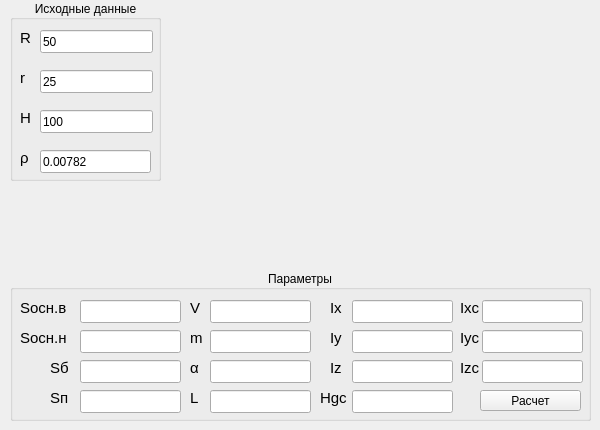
    <widget class="QWidget" name="tabCone">
     <attribute name="title">
      <string>Конус</string>
     </attribute>
     <widget class="QGroupBox" name="groupBox_8">
      <property name="geometry">
       <rect>
        <x>10</x>
        <y>0</y>
        <width>151</width>
        <height>181</height>
       </rect>
      </property>
      <property name="title">
       <string>Исходные данные</string>
      </property>
      <property name="alignment">
       <set>Qt::AlignCenter</set>
      </property>
      <widget class="QLineEdit" name="lineEditConeR">
       <property name="geometry">
        <rect>
         <x>30</x>
         <y>30</y>
         <width>113</width>
         <height>23</height>
        </rect>
       </property>
       <property name="text">
        <string>50</string>
       </property>
      </widget>
      <widget class="QLineEdit" name="lineEditConeH">
       <property name="geometry">
        <rect>
         <x>30</x>
         <y>110</y>
         <width>113</width>
         <height>23</height>
        </rect>
       </property>
       <property name="text">
        <string>100</string>
       </property>
      </widget>
      <widget class="QLabel" name="label_2">
       <property name="geometry">
        <rect>
         <x>10</x>
         <y>30</y>
         <width>21</width>
         <height>16</height>
        </rect>
       </property>
       <property name="font">
        <font>
         <pointsize>11</pointsize>
        </font>
       </property>
       <property name="text">
        <string>R</string>
       </property>
      </widget>
      <widget class="QLabel" name="label_3">
       <property name="geometry">
        <rect>
         <x>10</x>
         <y>110</y>
         <width>21</width>
         <height>16</height>
        </rect>
       </property>
       <property name="font">
        <font>
         <pointsize>11</pointsize>
        </font>
       </property>
       <property name="text">
        <string>H</string>
       </property>
      </widget>
      <widget class="QLabel" name="label_133">
       <property name="geometry">
        <rect>
         <x>10</x>
         <y>70</y>
         <width>21</width>
         <height>16</height>
        </rect>
       </property>
       <property name="font">
        <font>
         <pointsize>11</pointsize>
        </font>
       </property>
       <property name="text">
        <string>r</string>
       </property>
      </widget>
      <widget class="QLineEdit" name="lineEditCone_r">
       <property name="geometry">
        <rect>
         <x>30</x>
         <y>70</y>
         <width>113</width>
         <height>23</height>
        </rect>
       </property>
       <property name="text">
        <string>25</string>
       </property>
      </widget>
      <widget class="QLineEdit" name="lineEditConeDensity">
       <property name="geometry">
        <rect>
         <x>30</x>
         <y>150</y>
         <width>111</width>
         <height>23</height>
        </rect>
       </property>
       <property name="text">
        <string>0.00782</string>
       </property>
      </widget>
      <widget class="QLabel" name="label_166">
       <property name="geometry">
        <rect>
         <x>10</x>
         <y>150</y>
         <width>16</width>
         <height>16</height>
        </rect>
       </property>
       <property name="font">
        <font>
         <pointsize>11</pointsize>
        </font>
       </property>
       <property name="text">
        <string>ρ</string>
       </property>
      </widget>
     </widget>
     <widget class="QGroupBox" name="groupBox_17">
      <property name="geometry">
       <rect>
        <x>10</x>
        <y>270</y>
        <width>581</width>
        <height>151</height>
       </rect>
      </property>
      <property name="title">
       <string>Параметры</string>
      </property>
      <property name="alignment">
       <set>Qt::AlignCenter</set>
      </property>
      <widget class="QLineEdit" name="lineEditConeAlpha">
       <property name="geometry">
        <rect>
         <x>200</x>
         <y>90</y>
         <width>101</width>
         <height>23</height>
        </rect>
       </property>
       <property name="readOnly">
        <bool>true</bool>
       </property>
      </widget>
      <widget class="QLineEdit" name="lineEditConeSTopBase">
       <property name="geometry">
        <rect>
         <x>70</x>
         <y>30</y>
         <width>101</width>
         <height>23</height>
        </rect>
       </property>
       <property name="readOnly">
        <bool>true</bool>
       </property>
      </widget>
      <widget class="QLabel" name="label_6">
       <property name="geometry">
        <rect>
         <x>180</x>
         <y>90</y>
         <width>16</width>
         <height>16</height>
        </rect>
       </property>
       <property name="font">
        <font>
         <pointsize>11</pointsize>
        </font>
       </property>
       <property name="text">
        <string>α</string>
       </property>
      </widget>
      <widget class="QLabel" name="label_4">
       <property name="geometry">
        <rect>
         <x>10</x>
         <y>30</y>
         <width>51</width>
         <height>16</height>
        </rect>
       </property>
       <property name="font">
        <font>
         <pointsize>11</pointsize>
        </font>
       </property>
       <property name="text">
        <string>Sосн.в</string>
       </property>
      </widget>
      <widget class="QLineEdit" name="lineEditConeSConical">
       <property name="geometry">
        <rect>
         <x>70</x>
         <y>90</y>
         <width>101</width>
         <height>23</height>
        </rect>
       </property>
       <property name="readOnly">
        <bool>true</bool>
       </property>
      </widget>
      <widget class="QLabel" name="label_167">
       <property name="geometry">
        <rect>
         <x>40</x>
         <y>90</y>
         <width>21</width>
         <height>16</height>
        </rect>
       </property>
       <property name="font">
        <font>
         <pointsize>11</pointsize>
        </font>
       </property>
       <property name="text">
        <string>Sб</string>
       </property>
      </widget>
      <widget class="QLabel" name="label_168">
       <property name="geometry">
        <rect>
         <x>40</x>
         <y>120</y>
         <width>21</width>
         <height>16</height>
        </rect>
       </property>
       <property name="font">
        <font>
         <pointsize>11</pointsize>
        </font>
       </property>
       <property name="text">
        <string>Sп</string>
       </property>
      </widget>
      <widget class="QLineEdit" name="lineEditConeSFull">
       <property name="geometry">
        <rect>
         <x>70</x>
         <y>120</y>
         <width>101</width>
         <height>23</height>
        </rect>
       </property>
       <property name="readOnly">
        <bool>true</bool>
       </property>
      </widget>
      <widget class="QLineEdit" name="lineEditConeGeneratorLenth">
       <property name="geometry">
        <rect>
         <x>200</x>
         <y>120</y>
         <width>101</width>
         <height>23</height>
        </rect>
       </property>
       <property name="text">
        <string/>
       </property>
       <property name="readOnly">
        <bool>true</bool>
       </property>
      </widget>
      <widget class="QLabel" name="label_169">
       <property name="geometry">
        <rect>
         <x>180</x>
         <y>120</y>
         <width>16</width>
         <height>16</height>
        </rect>
       </property>
       <property name="font">
        <font>
         <pointsize>11</pointsize>
        </font>
       </property>
       <property name="text">
        <string>L</string>
       </property>
      </widget>
      <widget class="QLabel" name="label_170">
       <property name="geometry">
        <rect>
         <x>10</x>
         <y>60</y>
         <width>51</width>
         <height>16</height>
        </rect>
       </property>
       <property name="font">
        <font>
         <pointsize>11</pointsize>
        </font>
       </property>
       <property name="text">
        <string>Sосн.н</string>
       </property>
      </widget>
      <widget class="QLineEdit" name="lineEditConeSBottomBase">
       <property name="geometry">
        <rect>
         <x>70</x>
         <y>60</y>
         <width>101</width>
         <height>23</height>
        </rect>
       </property>
       <property name="readOnly">
        <bool>true</bool>
       </property>
      </widget>
      <widget class="QLabel" name="label_67">
       <property name="geometry">
        <rect>
         <x>180</x>
         <y>60</y>
         <width>16</width>
         <height>16</height>
        </rect>
       </property>
       <property name="font">
        <font>
         <pointsize>11</pointsize>
        </font>
       </property>
       <property name="text">
        <string>m</string>
       </property>
      </widget>
      <widget class="QLineEdit" name="lineEditConeV">
       <property name="geometry">
        <rect>
         <x>200</x>
         <y>30</y>
         <width>101</width>
         <height>23</height>
        </rect>
       </property>
       <property name="readOnly">
        <bool>true</bool>
       </property>
      </widget>
      <widget class="QLineEdit" name="lineEditConeMass">
       <property name="geometry">
        <rect>
         <x>200</x>
         <y>60</y>
         <width>101</width>
         <height>23</height>
        </rect>
       </property>
       <property name="readOnly">
        <bool>true</bool>
       </property>
      </widget>
      <widget class="QLabel" name="label_5">
       <property name="geometry">
        <rect>
         <x>180</x>
         <y>30</y>
         <width>16</width>
         <height>16</height>
        </rect>
       </property>
       <property name="font">
        <font>
         <pointsize>11</pointsize>
        </font>
       </property>
       <property name="text">
        <string>V</string>
       </property>
      </widget>
      <widget class="QLineEdit" name="lineEditConeIx">
       <property name="geometry">
        <rect>
         <x>342</x>
         <y>30</y>
         <width>101</width>
         <height>23</height>
        </rect>
       </property>
       <property name="readOnly">
        <bool>true</bool>
       </property>
      </widget>
      <widget class="QLabel" name="label_68">
       <property name="geometry">
        <rect>
         <x>320</x>
         <y>30</y>
         <width>16</width>
         <height>16</height>
        </rect>
       </property>
       <property name="font">
        <font>
         <pointsize>11</pointsize>
        </font>
       </property>
       <property name="text">
        <string>Ix</string>
       </property>
      </widget>
      <widget class="QLabel" name="label_85">
       <property name="geometry">
        <rect>
         <x>320</x>
         <y>90</y>
         <width>16</width>
         <height>16</height>
        </rect>
       </property>
       <property name="font">
        <font>
         <pointsize>11</pointsize>
        </font>
       </property>
       <property name="text">
        <string>Iz</string>
       </property>
      </widget>
      <widget class="QLineEdit" name="lineEditConeIz">
       <property name="geometry">
        <rect>
         <x>342</x>
         <y>90</y>
         <width>101</width>
         <height>23</height>
        </rect>
       </property>
       <property name="readOnly">
        <bool>true</bool>
       </property>
      </widget>
      <widget class="QLineEdit" name="lineEditConeIy">
       <property name="geometry">
        <rect>
         <x>342</x>
         <y>60</y>
         <width>101</width>
         <height>23</height>
        </rect>
       </property>
       <property name="readOnly">
        <bool>true</bool>
       </property>
      </widget>
      <widget class="QLabel" name="label_73">
       <property name="geometry">
        <rect>
         <x>320</x>
         <y>60</y>
         <width>16</width>
         <height>16</height>
        </rect>
       </property>
       <property name="font">
        <font>
         <pointsize>11</pointsize>
        </font>
       </property>
       <property name="text">
        <string>Iy</string>
       </property>
      </widget>
      <widget class="QLabel" name="label_241">
       <property name="geometry">
        <rect>
         <x>310</x>
         <y>120</y>
         <width>31</width>
         <height>16</height>
        </rect>
       </property>
       <property name="font">
        <font>
         <pointsize>11</pointsize>
        </font>
       </property>
       <property name="text">
        <string>Hgc</string>
       </property>
      </widget>
      <widget class="QLineEdit" name="lineEditConeHgc">
       <property name="geometry">
        <rect>
         <x>342</x>
         <y>120</y>
         <width>101</width>
         <height>23</height>
        </rect>
       </property>
       <property name="readOnly">
        <bool>true</bool>
       </property>
      </widget>
      <widget class="QLineEdit" name="lineEditConeIxgc">
       <property name="geometry">
        <rect>
         <x>472</x>
         <y>30</y>
         <width>101</width>
         <height>23</height>
        </rect>
       </property>
       <property name="readOnly">
        <bool>true</bool>
       </property>
      </widget>
      <widget class="QLineEdit" name="lineEditConeIygc">
       <property name="geometry">
        <rect>
         <x>472</x>
         <y>60</y>
         <width>101</width>
         <height>23</height>
        </rect>
       </property>
       <property name="readOnly">
        <bool>true</bool>
       </property>
      </widget>
      <widget class="QLabel" name="label_251">
       <property name="geometry">
        <rect>
         <x>450</x>
         <y>30</y>
         <width>21</width>
         <height>16</height>
        </rect>
       </property>
       <property name="font">
        <font>
         <pointsize>11</pointsize>
        </font>
       </property>
       <property name="text">
        <string>Ixc</string>
       </property>
      </widget>
      <widget class="QLabel" name="label_252">
       <property name="geometry">
        <rect>
         <x>450</x>
         <y>60</y>
         <width>21</width>
         <height>16</height>
        </rect>
       </property>
       <property name="font">
        <font>
         <pointsize>11</pointsize>
        </font>
       </property>
       <property name="text">
        <string>Iyc</string>
       </property>
      </widget>
      <widget class="QLineEdit" name="lineEditConeIzgc">
       <property name="geometry">
        <rect>
         <x>472</x>
         <y>90</y>
         <width>101</width>
         <height>23</height>
        </rect>
       </property>
       <property name="readOnly">
        <bool>true</bool>
       </property>
      </widget>
      <widget class="QLabel" name="label_253">
       <property name="geometry">
        <rect>
         <x>450</x>
         <y>90</y>
         <width>21</width>
         <height>16</height>
        </rect>
       </property>
       <property name="font">
        <font>
         <pointsize>11</pointsize>
        </font>
       </property>
       <property name="text">
        <string>Izc</string>
       </property>
      </widget>
      <widget class="QPushButton" name="pushButtonCone">
       <property name="geometry">
        <rect>
         <x>470</x>
         <y>120</y>
         <width>101</width>
         <height>21</height>
        </rect>
       </property>
       <property name="text">
        <string>Расчет</string>
       </property>
      </widget>
     </widget>
     <widget class="QLabel" name="label_240">
      <property name="geometry">
       <rect>
        <x>170</x>
        <y>10</y>
        <width>421</width>
        <height>261</height>
       </rect>
      </property>
      <property name="text">
       <string/>
      </property>
      <property name="pixmap">
       <pixmap>:/resource/Pictures/Cone4.jpg</pixmap>
      </property>
     </widget>
    </widget>
